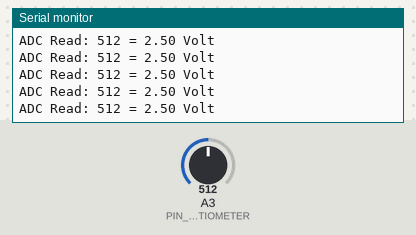
Recording of a sketch running on a simulated Arduino Uno, built with avr-gcc and run on an emulated ATmega328P. Parts: the last lines printed to the serial monitor. The inputs (shaded band) are chosen by the test bench; at power-on: A3 (PIN_POTENTIOMETER) = 512.

Above: at 1.2 s.
1.3 s: A3 (PIN_POTENTIOMETER) set to 716
At 1.32 s:
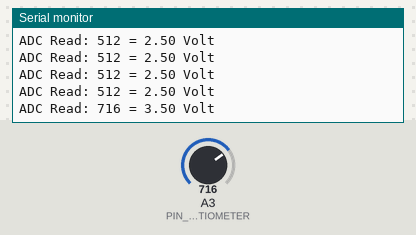
2.8 s: A3 (PIN_POTENTIOMETER) set to 900
At 2.83 s:
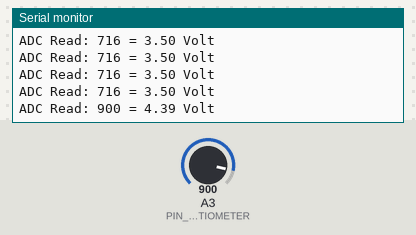
Timing chart, 0 to 5.8 s (numbered marks = the images above; inputs shaded):
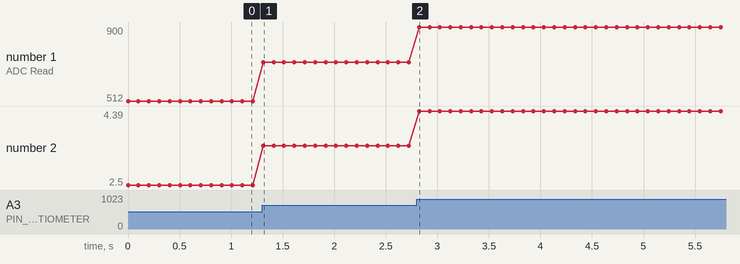

Measured:
- after the input at 1.3 s, the serial monitor: prints a new line at once (image 1)
- after the input at 2.8 s, the serial monitor: prints a new line at once (image 2)
- plotted number 1: 512 → 716 after the input at 1.3 s, 716 → 900 after the input at 2.8 s
- plotted number 2: 2.5 → 3.5 after the input at 1.3 s, 3.5 → 4.39 after the input at 2.8 s

The sketch:

17_example_1.ino
```cpp
// Arduino pin assignment

#define PIN_POTENTIOMETER 3 // Potentiometer at Pin A3

void setup()
{
  Serial.begin(57600);
}

void loop()
{
  int a_value = analogRead(PIN_POTENTIOMETER);

  Serial.print("ADC Read: ");
  Serial.print(a_value);
  Serial.print(" = ");
  Serial.print((a_value / 1024.0) * 5.0);
  Serial.println(" Volt");
  delay(100);
}
```
